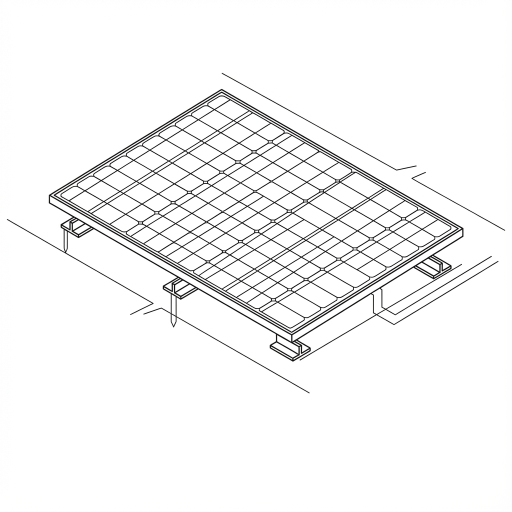
#> input picture Collector Images/horizontal_panel_schematic_1763815355294.png, 1024 x 1024 px, found by its file name (shown at 1/2 size)
$ python standardize_schematics.py
#> lines starting #> are read from the running program, lines starting #| are printed output that depends on the picture
from PIL import Image
import os

base_path = r"c:\Users\Ryan\Desktop\Random BS\Anti Gravity Test Project\Collector Images"

# Target dimensions (width x height) - standard size for all schematics
TARGET_WIDTH = 1024
TARGET_HEIGHT = 600

def resize_and_pad(image_path):
    """Resize image to fit within target dimensions and center it on a white canvas"""
    img = Image.open(image_path)
#> img is the input picture: PIL image 1024x1024 RGB; mean R, G, B 245.2, 245.2, 245.2
    print(f"\n{os.path.basename(image_path)}")
    print(f"  Original size: {img.size}")
#|   Original size: (1024, 1024)

    # Calculate scaling to fit within target dimensions while maintaining aspect ratio
    width_ratio = TARGET_WIDTH / img.width
#> width_ratio = 1
    height_ratio = TARGET_HEIGHT / img.height
#> height_ratio = 0.586
    scale = min(width_ratio, height_ratio)
#> scale = 0.586

    # Resize
    new_width = int(img.width * scale)
#> new_width = 600
    new_height = int(img.height * scale)
#> new_height = 600
    resized = img.resize((new_width, new_height), Image.Resampling.LANCZOS)
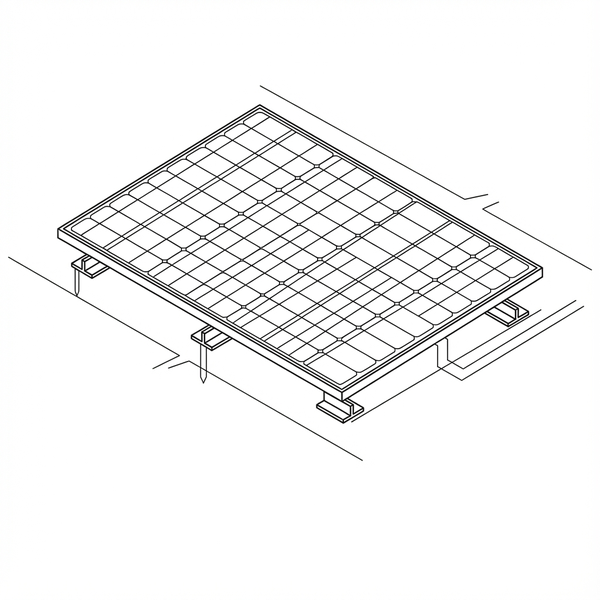
#> resized: PIL image 600x600 RGB; mean R, G, B 244.7, 244.7, 244.6
    print(f"  Resized to: {resized.size}")
#|   Resized to: (600, 600)

    # Create white canvas
    canvas = Image.new('RGB', (TARGET_WIDTH, TARGET_HEIGHT), 'white')
#> canvas: PIL image 1024x600 RGB; every value is 255

    # Calculate position to center the image
    x_offset = (TARGET_WIDTH - new_width) // 2
#> x_offset = 212
    y_offset = (TARGET_HEIGHT - new_height) // 2
#> y_offset = 0

    # Paste resized image onto canvas
    canvas.paste(resized, (x_offset, y_offset))
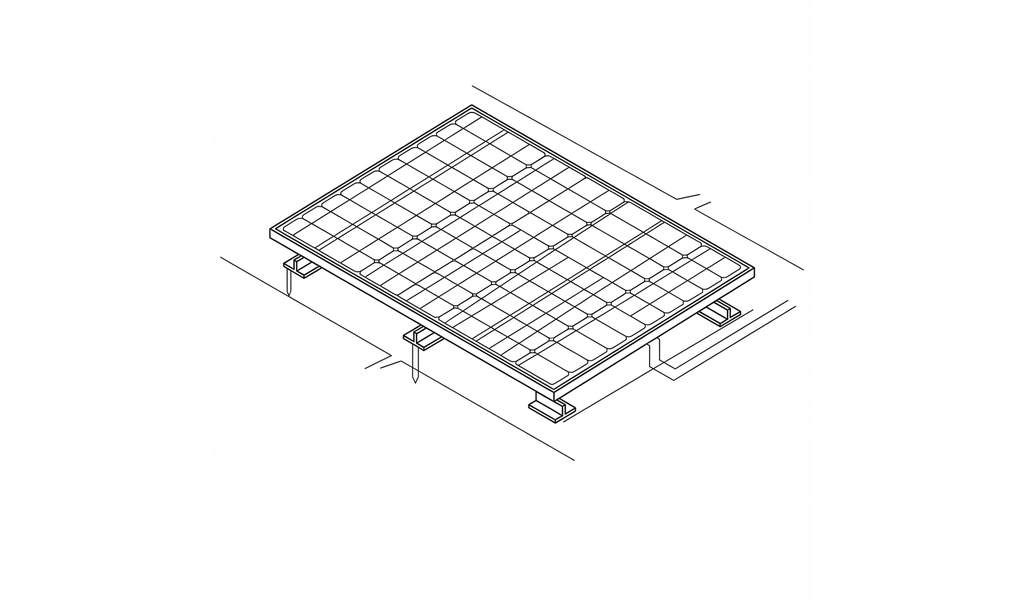
#> canvas: PIL image 1024x600 RGB; mean R, G, B 249, 249, 248.9
    print(f"  Final size: {canvas.size} (centered)")
#|   Final size: (1024, 600) (centered)

    # Save
    canvas.save(image_path)
    return canvas.size

# List of images to process
images = [
    "horizontal_panel_schematic_1763815355294.png",
    "fixed_custom_schematic_1763815554067.png",
    "one_axis_azimuth_schematic_1763815278060.png",
    "one_axis_elevation_schematic_1763815294214.png",
    "two_axis_tracking_schematic_1763815319309.png",
    "Polar axis tracking collector orientation.png",
    "East-West Collector Configuration Schematic.png",
    "North-South Collector Configuration Schematic.png"
]

print(f"Processing images to standard size: {TARGET_WIDTH}x{TARGET_HEIGHT}")
print("=" * 60)

for img_name in images:
    img_path = os.path.join(base_path, img_name)
    if os.path.exists(img_path):
        resize_and_pad(img_path)
    else:
        print(f"\n⚠️ Not found: {img_name}")
#> pass 2 of the loop `for img_name in images:`:
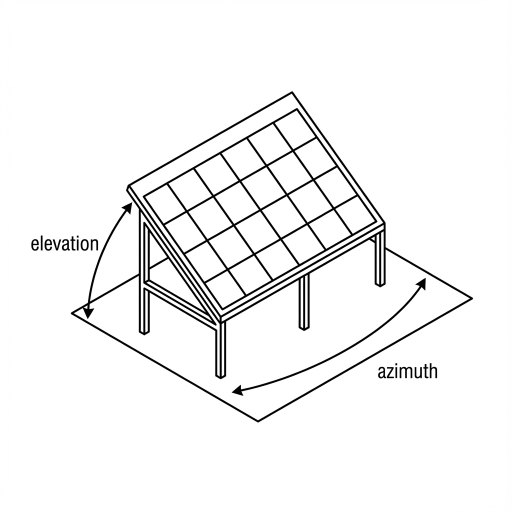
#> input picture Collector Images/fixed_custom_schematic_1763815554067.png, 1024 x 1024 px, found by its file name (shown at 1/2 size)
#> in resize_and_pad, img is the input picture: PIL image 1024x1024 RGB; mean R, G, B 244.3, 244.3, 244.3
#|   Original size: (1024, 1024)
#> in resize_and_pad (call 2), `resized = img.resize((new_width, new_height), Image.Resampling.LANCZOS)`:
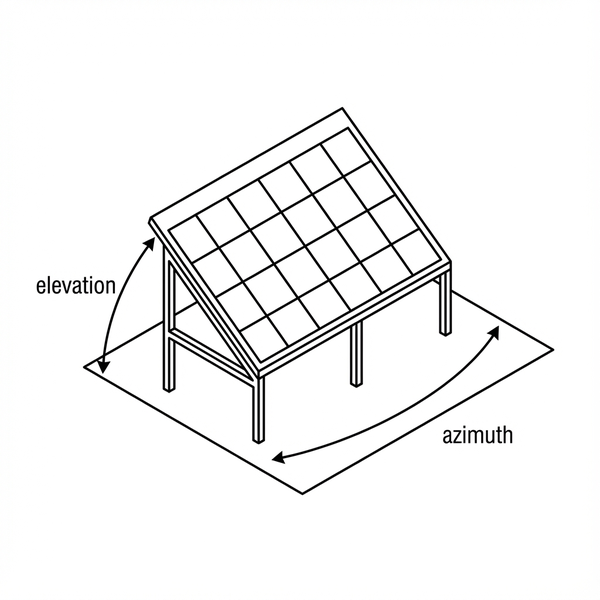
#> resized: PIL image 600x600 RGB; mean R, G, B 244.3, 244.3, 244.3
#|   Resized to: (600, 600)
#> in resize_and_pad (call 2), `canvas.paste(resized, (x_offset, y_offset))`:
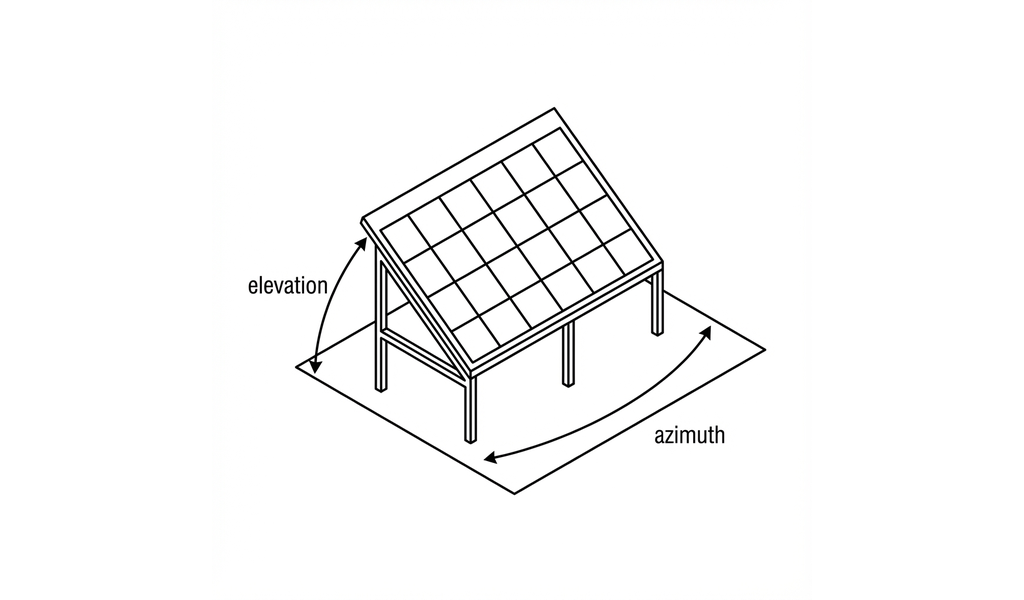
#> canvas: PIL image 1024x600 RGB; mean R, G, B 248.7, 248.7, 248.7
#|   Final size: (1024, 600) (centered)
#> pass 3 of the loop `for img_name in images:`:
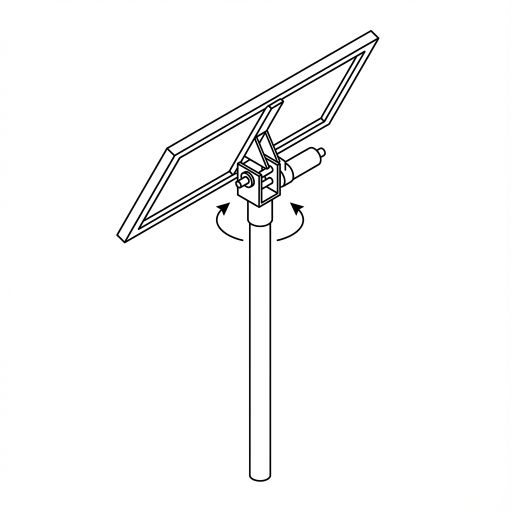
#> input picture Collector Images/one_axis_azimuth_schematic_1763815278060.png, 1024 x 1024 px, found by its file name (shown at 1/2 size)
#> in resize_and_pad, img is the input picture: PIL image 1024x1024 RGB; mean R, G, B 249.2, 249.2, 249.2
#|   Original size: (1024, 1024)
#> in resize_and_pad (call 3), `resized = img.resize((new_width, new_height), Image.Resampling.LANCZOS)`:
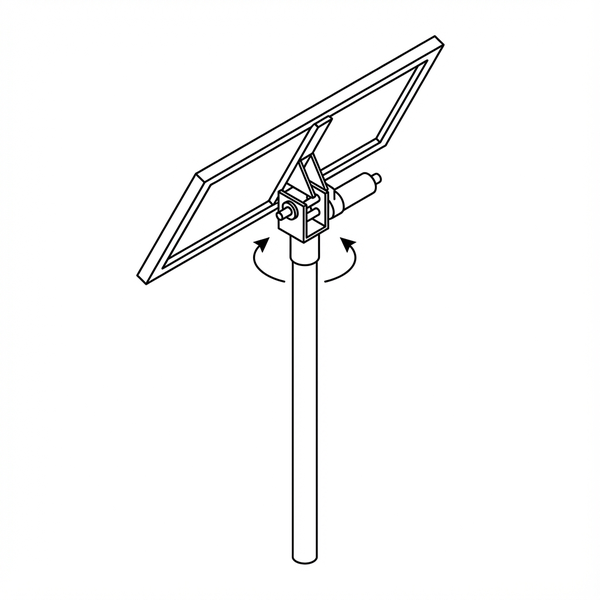
#> resized: PIL image 600x600 RGB; mean R, G, B 249.2, 249.2, 249.2
#|   Resized to: (600, 600)
#> in resize_and_pad (call 3), `canvas.paste(resized, (x_offset, y_offset))`:
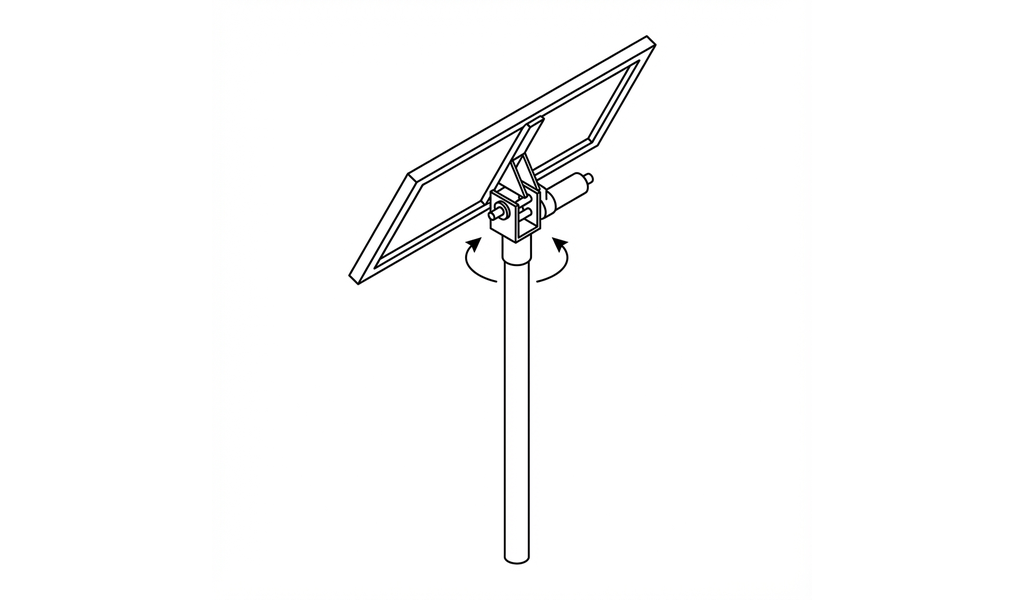
#> canvas: PIL image 1024x600 RGB; mean R, G, B 251.6, 251.6, 251.6
#|   Final size: (1024, 600) (centered)
#> the loop made 8 passes; the first 3 are shown

print("\n✅ All images processed!")
